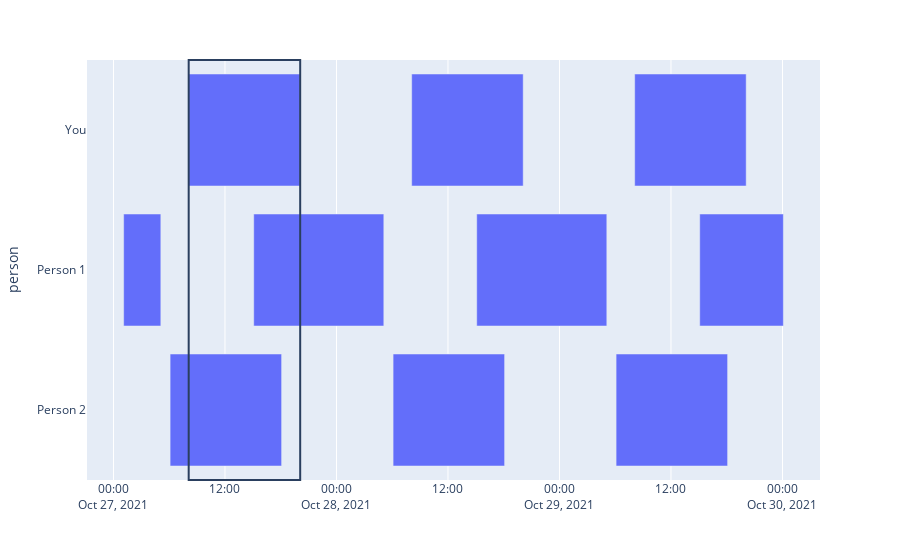

This figure's notebook cell:
### Code cell
fig = px.timeline(df, x_start="start", x_end="end", y="person")
fig.update_yaxes(autorange="reversed") # otherwise tasks are listed from the bottom up
fig.add_vrect(x0=df.start[0], x1=df.end[0])
fig.show()

### Figure 1 — Plotly figure (JSON) as saved in the notebook; plotly's stock layout.template omitted (floating-point values rounded to 4 significant figures)
{"data": [{"alignmentgroup": "True", "base": ["2021-10-27T08:05:40.620203+11:00", "2021-10-28T08:05:40.620203+11:00", "2021-10-29T08:05:40.620203+11:00", "2021-10-27T01:05:40.674329+11:00", "2021-10-27T15:05:40.674329+11:00", "2021-10-28T15:05:40.674329+11:00", "2021-10-30T00:05:40.674329+11:00", "2021-10-27T06:05:40.688196+11:00", "2021-10-28T06:05:40.688196+11:00", "2021-10-29T06:05:40.688196+11:00"], "hovertemplate": "start=%{base}<br>end=%{x}<br>person=%{y}<extra></extra>", "legendgroup": "", "marker": {"color": "#636efa"}, "name": "", "offsetgroup": "", "orientation": "h", "showlegend": false, "textposition": "auto", "type": "bar", "x": [43200000, 43200000, 43200000, 14400000, 50400000, 50400000, -32400000, 43200000, 43200000, 43200000], "xaxis": "x", "y": ["You", "You", "You", "Person 1", "Person 1", "Person 1", "Person 1", "Person 2", "Person 2", "Person 2"], "yaxis": "y"}], "layout": {"barmode": "overlay", "legend": {"tracegroupgap": 0}, "margin": {"t": 60}, "shapes": [{"type": "rect", "x0": "2021-10-27T08:05:40.620203+11:00", "x1": "2021-10-27T20:05:40.620203+11:00", "xref": "x", "y0": 0, "y1": 1, "yref": "y domain"}], "xaxis": {"anchor": "y", "domain": [0, 1], "type": "date"}, "yaxis": {"anchor": "x", "autorange": "reversed", "domain": [0, 1], "title": {"text": "person"}}}}
